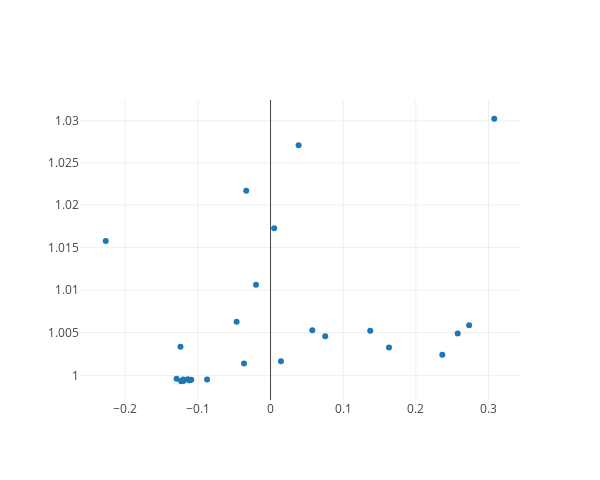

Notebook source saved alongside this figure:
### Code cell
def myscatter(arg1, arg2, names=None):
    
    plotdata = []
    
    plotdata.append(Scatter(
        x = arg1,
        y = arg2,
        mode = 'markers'
    ))
    
    layout = Layout(
        autosize=False,
        width=600,
        height=480,
        yaxis=dict(
            type='log',
            autorange=True
        )
    )
    
    fig = Figure(data=plotdata, layout=layout)
    
    return iplot(fig)
    
myscatter(sharpes_array, mses_array)
# MSEs worse than linear regression
# no very good Sharpes
# weak correlation between MSEs, Sharpes, which is perplexing

### Figure 1 — Plotly figure (JSON) as saved in the notebook; plotly's stock layout.template omitted (floating-point values rounded to 4 significant figures)
{"data": [{"mode": "markers", "type": "scatter", "x": [0.005026, 0.05753, -0.1138, -0.03652, -0.1229, -0.2269, 0.2577, 0.308, 0.1373, 0.03867, 0.2735, -0.03345, -0.1229, 0.1631, -0.04671, -0.1092, -0.1201, 0.2365, -0.1201, -0.1294, -0.1117, -0.02, 0.07531, -0.1117, -0.08738, -0.124, 0.01434], "y": [1.017, 1.005, 0.9996, 1.001, 0.9994, 1.016, 1.005, 1.03, 1.005, 1.027, 1.006, 1.022, 0.9994, 1.003, 1.006, 0.9995, 0.9994, 1.002, 0.9995, 0.9996, 0.9995, 1.011, 1.005, 0.9995, 0.9996, 1.003, 1.002]}], "layout": {"autosize": false, "height": 480, "width": 600, "yaxis": {"autorange": true, "type": "log"}}}
